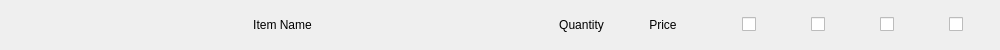
<?xml version="1.0" encoding="UTF-8"?>
<ui version="4.0">
 <class>Form</class>
 <widget class="QWidget" name="Form">
  <property name="geometry">
   <rect>
    <x>0</x>
    <y>0</y>
    <width>1000</width>
    <height>50</height>
   </rect>
  </property>
  <property name="sizePolicy">
   <sizepolicy hsizetype="Preferred" vsizetype="Fixed">
    <horstretch>0</horstretch>
    <verstretch>0</verstretch>
   </sizepolicy>
  </property>
  <property name="windowTitle">
   <string>Form</string>
  </property>
  <layout class="QHBoxLayout" name="horizontalLayout">
   <property name="spacing">
    <number>0</number>
   </property>
   <item>
    <widget class="QLabel" name="nameLabel">
     <property name="sizePolicy">
      <sizepolicy hsizetype="Preferred" vsizetype="Preferred">
       <horstretch>10</horstretch>
       <verstretch>0</verstretch>
      </sizepolicy>
     </property>
     <property name="text">
      <string>Item Name</string>
     </property>
     <property name="alignment">
      <set>Qt::AlignCenter</set>
     </property>
    </widget>
   </item>
   <item>
    <widget class="QLabel" name="quantityLabel">
     <property name="sizePolicy">
      <sizepolicy hsizetype="Preferred" vsizetype="Preferred">
       <horstretch>1</horstretch>
       <verstretch>0</verstretch>
      </sizepolicy>
     </property>
     <property name="text">
      <string>Quantity</string>
     </property>
     <property name="alignment">
      <set>Qt::AlignCenter</set>
     </property>
    </widget>
   </item>
   <item>
    <widget class="QLabel" name="priceLabel">
     <property name="sizePolicy">
      <sizepolicy hsizetype="Preferred" vsizetype="Preferred">
       <horstretch>2</horstretch>
       <verstretch>0</verstretch>
      </sizepolicy>
     </property>
     <property name="text">
      <string>Price</string>
     </property>
     <property name="alignment">
      <set>Qt::AlignCenter</set>
     </property>
    </widget>
   </item>
   <item>
    <widget class="QWidget" name="widget" native="true">
     <property name="sizePolicy">
      <sizepolicy hsizetype="Preferred" vsizetype="Preferred">
       <horstretch>5</horstretch>
       <verstretch>0</verstretch>
      </sizepolicy>
     </property>
     <layout class="QHBoxLayout" name="horizontalLayout_2">
      <property name="spacing">
       <number>30</number>
      </property>
      <property name="leftMargin">
       <number>0</number>
      </property>
      <property name="topMargin">
       <number>0</number>
      </property>
      <property name="rightMargin">
       <number>0</number>
      </property>
      <property name="bottomMargin">
       <number>0</number>
      </property>
      <item>
       <widget class="QCheckBox" name="checkBox1">
        <property name="sizePolicy">
         <sizepolicy hsizetype="Fixed" vsizetype="Fixed">
          <horstretch>0</horstretch>
          <verstretch>0</verstretch>
         </sizepolicy>
        </property>
        <property name="baseSize">
         <size>
          <width>0</width>
          <height>0</height>
         </size>
        </property>
        <property name="acceptDrops">
         <bool>false</bool>
        </property>
        <property name="text">
         <string/>
        </property>
       </widget>
      </item>
      <item>
       <widget class="QCheckBox" name="checkBox2">
        <property name="sizePolicy">
         <sizepolicy hsizetype="Fixed" vsizetype="Fixed">
          <horstretch>0</horstretch>
          <verstretch>0</verstretch>
         </sizepolicy>
        </property>
        <property name="text">
         <string/>
        </property>
       </widget>
      </item>
      <item>
       <widget class="QCheckBox" name="checkBox3">
        <property name="sizePolicy">
         <sizepolicy hsizetype="Fixed" vsizetype="Fixed">
          <horstretch>0</horstretch>
          <verstretch>0</verstretch>
         </sizepolicy>
        </property>
        <property name="text">
         <string/>
        </property>
       </widget>
      </item>
      <item>
       <widget class="QCheckBox" name="checkBox4">
        <property name="sizePolicy">
         <sizepolicy hsizetype="Fixed" vsizetype="Fixed">
          <horstretch>0</horstretch>
          <verstretch>0</verstretch>
         </sizepolicy>
        </property>
        <property name="text">
         <string/>
        </property>
       </widget>
      </item>
     </layout>
    </widget>
   </item>
  </layout>
 </widget>
 <resources/>
 <connections/>
</ui>
